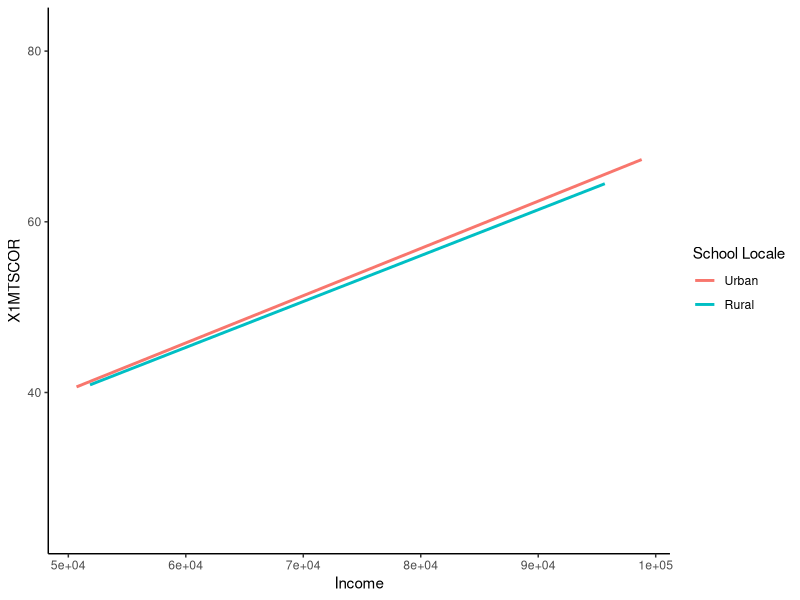

Source code (R):
## ---- chunk 1
knitr::opts_chunk$set(echo = TRUE, message = FALSE, warning = FALSE)

## Working Directory
setwd("~/Desktop/ED214_TA_Materials/ED214B/Lab4")
## ---- chunk 2
library(readxl) # import excel
library(car) # levene's test
library(psych) # describe
library(tidyverse) # ggplot
## ---- chunk 3
Week3 <- read_excel("Week3_9999.xlsx")
View(Week3)
## ---- chunk 4
#Recode missing
Week3$X1MTSCOR[Week3$X1MTSCOR==9999] <- NA
Week3$School_Locale[Week3$School_Locale==9999] <- NA
## ---- chunk 5
t.test(X1MTSCOR~School_Locale,data=Week3)
#Default is var.equal=FALSE, so we don't need to add it
## ---- chunk 6
t.test(Week3$X1MTSCOR~Week3$School_Locale, var.equal=TRUE)
## ---- chunk 7
#First, we need to tell R that School_Locale is a factor instead of numeric
Week3$School_Locale<-as.factor(Week3$School_Locale)

car::leveneTest(X1MTSCOR~School_Locale, data=Week3)
## ---- chunk 8
class(Week3$School_Locale)
## ---- chunk 9
describeBy(Week3$X1MTSCOR,Week3$School_Locale)
## ---- chunk 10
slr <- lm(X1MTSCOR~School_Locale,data=Week3)
summary(slr)
## ---- chunk 11
confint(slr)
## ---- chunk 12
anova(slr)
## ---- chunk 13
#First, recode missing
Week3$Income[Week3$Income==9999] <- NA

mlr <- lm(X1MTSCOR~School_Locale+Income,data=Week3)
summary(mlr)
## ---- chunk 14
confint(mlr)
## ---- chunk 15
anova(mlr)
## ---- chunk 16
describe(Week3$Income)
describe(Week3$X1MTSCOR)
## ---- chunk 17
.0005480*10000
## ---- chunk 18
Week3 %>% 
  na.omit() %>% 
  ggplot(aes(y=X1MTSCOR,x=Income))+
  geom_point(alpha=0)+
  geom_smooth(aes(colour=School_Locale),method="lm",fill=NA)+
  theme_classic()+
  scale_colour_discrete(name="School Locale",breaks=c("0","1"),labels=c("Urban","Rural"))
